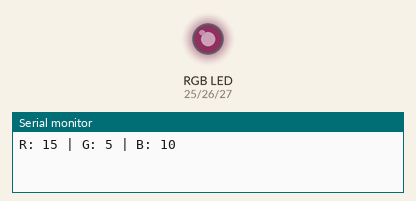
This sketch was run on a simulated ESP32. Parts: an RGB LED mixed from three pins (HIGH = lit), the last lines printed to the serial monitor. Dim RGB values are drawn brighter than linear.

Above: at 0.05 s.
At 1.3 s:
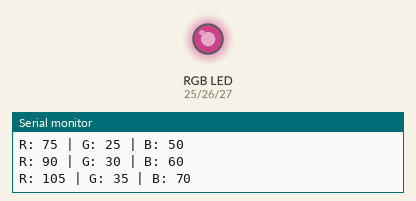
At 2.6 s:
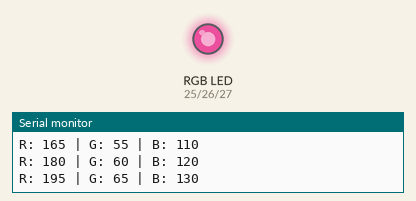
At 5.2 s:
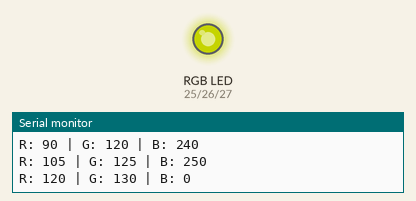
At 7.8 s:
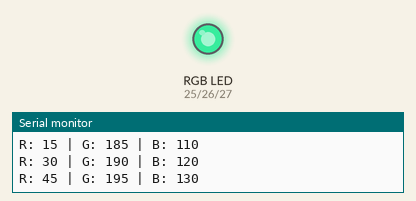
At 10.4 s:
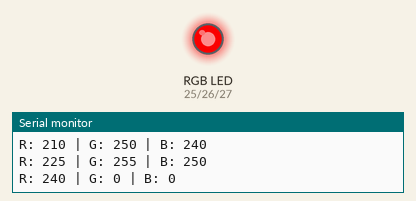
Timing chart, 0 to 13.5 s (numbered marks = the images above):
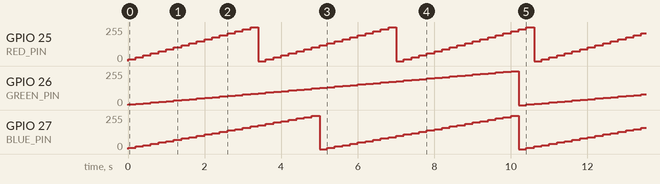

Measured:
- by itself, GPIO 26 (GREEN_PIN): ramps from 0/255 to 255/255 and jumps back, once every 10.4 s
- by itself, GPIO 27 (BLUE_PIN): ramps from 0/255 to 249/255 and jumps back, once every 5.2 s
- by itself, GPIO 25 (RED_PIN): repeats every 3.6 s: 30/255 0.20 s, 45/255 0.20 s, 60/255 0.20 s, 75/255 0.20 s, 90/255 0.20 s, 105/255 0.20 s, 120/255 0.20 s, 134/255 0.20 s, 149/255 0.20 s, 164/255 0.20 s, 179/255 0.20 s, 194/255 0.20 s, 209/255 0.20 s, 224/255 0.20 s, 239/255 0.20 s, 255/255 0.20 s, 0/255 0.20 s, 15/255 0.20 s

The sketch:

sketch.ino
```cpp
const int RED_PIN   = 25;
const int GREEN_PIN = 26;
const int BLUE_PIN  = 27;

const int PWM_FREQ = 5000;
const int PWM_RES  = 8;


int redDuty = 0;
int greenDuty = 0;
int blueDuty = 0;


const int RED_INCREMENTO = 15;
const int GREEN_INCREMENTO = 5;
const int BLUE_INCREMENTO = 10;

void setup() {

  Serial.begin(115200);


  ledcAttach(RED_PIN, PWM_FREQ, PWM_RES);
  ledcAttach(GREEN_PIN, PWM_FREQ, PWM_RES);
  ledcAttach(BLUE_PIN, PWM_FREQ, PWM_RES);

  Serial.println();

}

void loop() {

  redDuty += RED_INCREMENTO;
  greenDuty += GREEN_INCREMENTO;
  blueDuty += BLUE_INCREMENTO;

  if (redDuty > 255) redDuty = 0;
  if (greenDuty > 255) greenDuty = 0;
  if (blueDuty > 255) blueDuty = 0;

  // Atualiza PWM
  ledcWrite(RED_PIN, redDuty);
  ledcWrite(GREEN_PIN, greenDuty);
  ledcWrite(BLUE_PIN, blueDuty);

  Serial.print("R: ");
  Serial.print(redDuty);

  Serial.print(" | G: ");
  Serial.print(greenDuty);

  Serial.print(" | B: ");
  Serial.println(blueDuty);

  delay(200);
}
```
